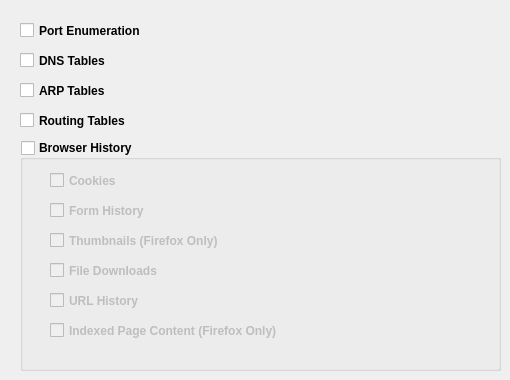
       <widget class="QWidget" name="tab_network">
        <property name="autoFillBackground">
         <bool>true</bool>
        </property>
        <attribute name="title">
         <string>Network</string>
        </attribute>
        <widget class="QCheckBox" name="checkBox">
         <property name="geometry">
          <rect>
           <x>20</x>
           <y>20</y>
           <width>161</width>
           <height>21</height>
          </rect>
         </property>
         <property name="font">
          <font>
           <pointsize>9</pointsize>
           <weight>75</weight>
           <bold>true</bold>
          </font>
         </property>
         <property name="text">
          <string>Port Enumeration</string>
         </property>
        </widget>
        <widget class="QCheckBox" name="checkBox_8">
         <property name="geometry">
          <rect>
           <x>20</x>
           <y>50</y>
           <width>161</width>
           <height>21</height>
          </rect>
         </property>
         <property name="font">
          <font>
           <pointsize>9</pointsize>
           <weight>75</weight>
           <bold>true</bold>
          </font>
         </property>
         <property name="text">
          <string>DNS Tables</string>
         </property>
        </widget>
        <widget class="QCheckBox" name="checkBox_23">
         <property name="geometry">
          <rect>
           <x>20</x>
           <y>80</y>
           <width>121</width>
           <height>21</height>
          </rect>
         </property>
         <property name="font">
          <font>
           <pointsize>9</pointsize>
           <weight>75</weight>
           <bold>true</bold>
          </font>
         </property>
         <property name="text">
          <string>ARP Tables</string>
         </property>
        </widget>
        <widget class="QCheckBox" name="checkBox_33">
         <property name="geometry">
          <rect>
           <x>20</x>
           <y>110</y>
           <width>121</width>
           <height>21</height>
          </rect>
         </property>
         <property name="font">
          <font>
           <pointsize>9</pointsize>
           <weight>75</weight>
           <bold>true</bold>
          </font>
         </property>
         <property name="text">
          <string>Routing Tables</string>
         </property>
        </widget>
        <widget class="QGroupBox" name="network_BrowserHistory_group">
         <property name="geometry">
          <rect>
           <x>20</x>
           <y>140</y>
           <width>481</width>
           <height>231</height>
          </rect>
         </property>
         <property name="font">
          <font>
           <pointsize>9</pointsize>
           <weight>75</weight>
           <bold>true</bold>
          </font>
         </property>
         <property name="title">
          <string>Browser History</string>
         </property>
         <property name="flat">
          <bool>true</bool>
         </property>
         <property name="checkable">
          <bool>true</bool>
         </property>
         <property name="checked">
          <bool>false</bool>
         </property>
         <widget class="QCheckBox" name="checkBox_35">
          <property name="geometry">
           <rect>
            <x>30</x>
            <y>30</y>
            <width>82</width>
            <height>21</height>
           </rect>
          </property>
          <property name="text">
           <string>Cookies</string>
          </property>
         </widget>
         <widget class="QCheckBox" name="checkBox_42">
          <property name="geometry">
           <rect>
            <x>30</x>
            <y>60</y>
            <width>111</width>
            <height>21</height>
           </rect>
          </property>
          <property name="text">
           <string>Form History</string>
          </property>
         </widget>
         <widget class="QCheckBox" name="checkBox_47">
          <property name="geometry">
           <rect>
            <x>30</x>
            <y>90</y>
            <width>191</width>
            <height>21</height>
           </rect>
          </property>
          <property name="text">
           <string>Thumbnails (Firefox Only)</string>
          </property>
         </widget>
         <widget class="QCheckBox" name="checkBox_48">
          <property name="geometry">
           <rect>
            <x>30</x>
            <y>120</y>
            <width>121</width>
            <height>21</height>
           </rect>
          </property>
          <property name="text">
           <string>File Downloads</string>
          </property>
         </widget>
         <widget class="QCheckBox" name="checkBox_49">
          <property name="geometry">
           <rect>
            <x>30</x>
            <y>150</y>
            <width>161</width>
            <height>21</height>
           </rect>
          </property>
          <property name="text">
           <string>URL History</string>
          </property>
         </widget>
         <widget class="QCheckBox" name="checkBox_50">
          <property name="geometry">
           <rect>
            <x>30</x>
            <y>180</y>
            <width>241</width>
            <height>21</height>
           </rect>
          </property>
          <property name="text">
           <string>Indexed Page Content (Firefox Only)</string>
          </property>
         </widget>
        </widget>
       </widget>
